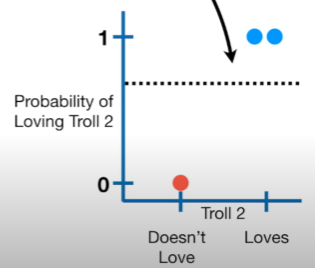
#> input picture Machine Learning/Ensemble/Boosting/Gradient Boosting Machines (GBM)/images/loss_func_class.png, 315 x 268 px
$ jupyter execute --allow-errors classification.ipynb
#> lines starting #> are read from the running program, lines starting #| are printed output that depends on the picture
1. [Gradient Boosting](#gradient-boosting)

#### Gradient Boosting:
- it a type of ensemble technique, were it connects the decision trees in series
- consider a dataset with 3 features and 1 binary target variable

[cell 1]
from PIL import Image
from IPython.display import display

#> (the rest of this cell did not finish here and is left out)

- Mathematically, we need a differentiable loss function for classification
- we need a plot to visualize the loss function
    - prediction probability (Yes) = 4/6 = 2/3 = 0.67

[cell 2]
from PIL import Image
from IPython.display import display

img = Image.open('images/loss_func_class.png')
#> img is the input picture: PIL image 315x268 RGBA; mean R, G, B, A 227.3, 229.2, 230.7, 255
new_image = img.resize((390, 310))
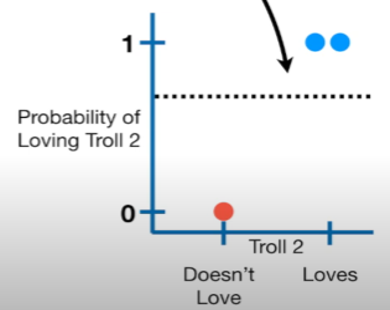
#> new_image: PIL image 390x310 RGBA; mean R, G, B, A 227.3, 229.2, 230.7, 255
display(new_image)

- we need to calculate the Log(Likelihood of the observed data given the prediction)
    - Log(Likelihood of the observed data given the prediction) formula shown below
        - p => predicted probability
        - yi => observed value

[cell 3]
from PIL import Image
from IPython.display import display

#> (the rest of this cell did not finish here and is left out)

- Log(Likelihood of the observed data given the prediction) = log(0.67) + log(0.67) + log(0.33) + log(0.33) + log(0.67) + log(0.67)
- we know that large log(likelihood), better the prediction
- Therefore, we use log likelihood as the loss function, therefore smaller values represent better fitting models
    - so we append a minus before the log likelihood formula called the negative log likelihood

[cell 4]
from PIL import Image
from IPython.display import display

#> (the rest of this cell did not finish here and is left out)

- since the loss function deals with 1 sample at a time, we remove the summation from the formula

[cell 5]
from PIL import Image
from IPython.display import display

#> (the rest of this cell did not finish here and is left out)

- now we replace the y with observed in the formula above

[cell 6]
from PIL import Image
from IPython.display import display

#> (the rest of this cell did not finish here and is left out)

- now, we transform the negative log(likelihood) into log(odds) instead of predicted probability (p)
    - at first, we take the negative sign inside the formula
    - multiple log(1-p) with (1-observed)
    - now combine observed
    - now log(p)-log(1-p) => log(p/(1-p)) => log(odds)

[cell 7]
from PIL import Image
from IPython.display import display

#> (the rest of this cell did not finish here and is left out)

- now, we need to convert log(1-p) i.e. predicted probability into log(odds)
- we know the p value below is derived from Logistic Regression on estimating parameters with maximum likelihood

[cell 8]
from PIL import Image
from IPython.display import display

#> (the rest of this cell did not finish here and is left out)

- now the log of division is transformed to subtraction as shown below
- log(1) => 0
- the final value of log(1-p) is shown below

[cell 9]
from PIL import Image
from IPython.display import display

#> (the rest of this cell did not finish here and is left out)

- now we substitute the value of log(1-p) into the formula in step 4
    - we notice the sign change
- This is the final loss function for classification

[cell 10]
from PIL import Image
from IPython.display import display

img = Image.open('images/log_odds4.png')
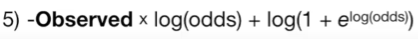
#> input picture Machine Learning/Ensemble/Boosting/XGBoost (Extreme Gradient Boosting)/images/log_odds4.png, 418 x 39 px, found by its file name
#> img is the input picture: PIL image 418x39 RGBA; mean R, G, B, A 228.3, 228.3, 228.3, 255
new_image = img.resize((640, 60))
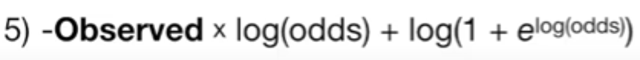
#> new_image: PIL image 640x60 RGBA; mean R, G, B, A 228.2, 228.2, 228.2, 255
display(new_image)

- now we take 1st order derivative w.r.t log(odds) using chain rule

[cell 11]
from PIL import Image
from IPython.display import display

#> (the rest of this cell did not finish here and is left out)

- we notice that the derivative of the loss can be a function of log(odds) of function of predicted probability (p)

[cell 12]
from PIL import Image
from IPython.display import display

#> (the rest of this cell did not finish here and is left out)

- first, we calculate the log of odds to convert to probabilities using natural logarithm
    - ln(odds=Yes) = ln(p/1-p) = ln(4/2) = ln(2) = 0.6931 = 0.7
        - where odds = p/(1-p)
- now convert the value into probabilities therefore subsititute the calculated log of odds into the sigmoid function
    - sigmoid function: real numbers into maps probabilities (binary classification as shown below)
        - Probability = 0.6667 = 0.7
        - this is the probability value for all the records by the weak learner

[cell 13]
from PIL import Image
from IPython.display import display

img = Image.open('images/logistic.png')
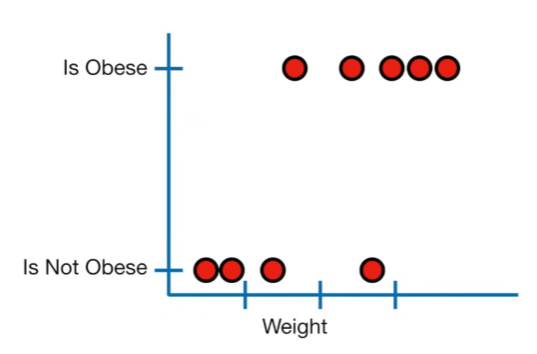
#> input picture Machine Learning/Linear Models/Generalized Linear Models (GLMs)/Logistic Regression/images/logistic.png, 537 x 354 px, found by its file name
#> img is the input picture: PIL image 537x354 RGBA; mean R, G, B, A 246.9, 245.6, 246.3, 255
new_image = img.resize((140, 80))
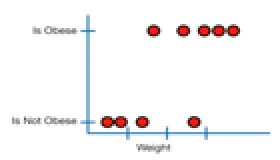
#> new_image: PIL image 140x80 RGBA (shown 2 times larger); mean R, G, B, A 246.7, 245.4, 246.1, 255
display(new_image)
